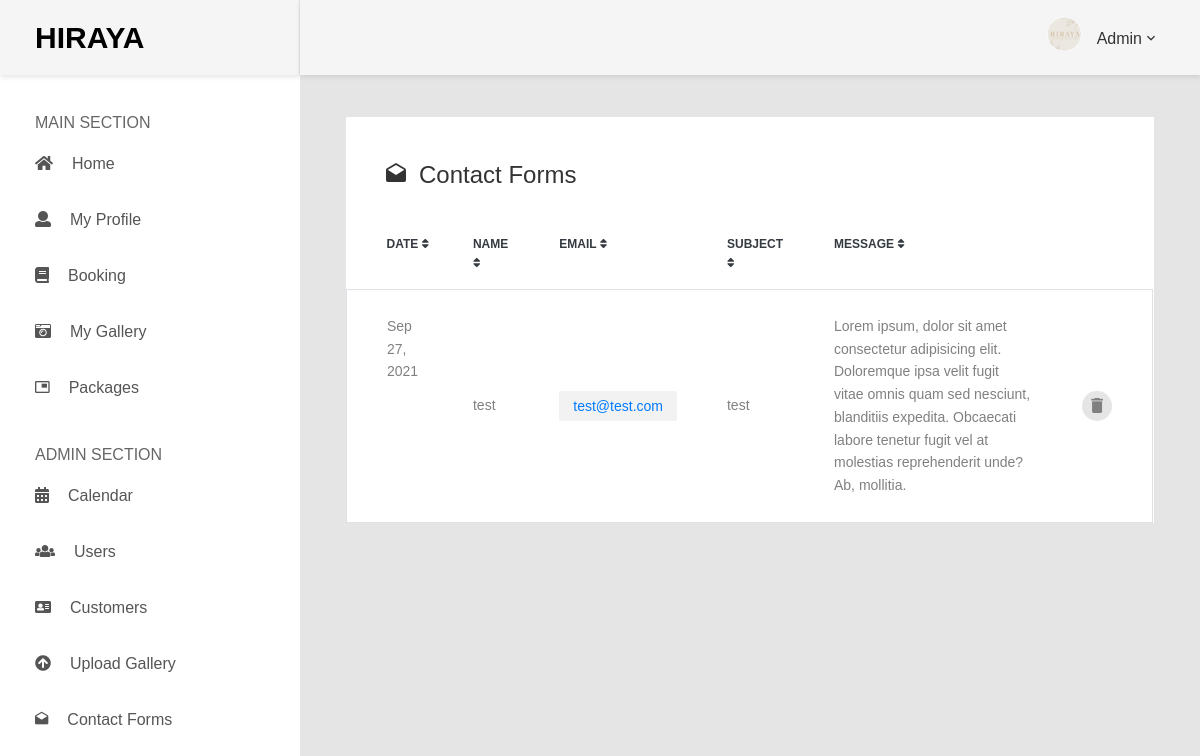
Page /contact-forms.php (signed in) on the committed database.
### tables this page shows
CREATE TABLE `contact_forms` (
  `contact_id` int(11) NOT NULL,
  `name` varchar(100) NOT NULL,
  `email` varchar(100) NOT NULL,
  `subject` varchar(100) NOT NULL,
  `message` varchar(225) NOT NULL,
  `date_created` timestamp NOT NULL DEFAULT current_timestamp(),
  `date_updated` timestamp NOT NULL DEFAULT current_timestamp() ON UPDATE current_timestamp()
);

### contact-forms.php (the view, shortened to what this page needs)
<?php
    require('server.php');
    $sort = "ASC";
    $column = "date_created";
    $query = "SELECT * FROM contact_forms ORDER BY $column $sort";
    $sql = mysqli_query($connection, $query);
?>
<!DOCTYPE html>
<html lang="en">
<head>
    <link href="css/font-face.css" rel="stylesheet" media="all">
    <link href="dashboardassets/vendor/" rel="stylesheet" media="all">
    <link href="dashboardassets/vendor/font-awesome-5/css/fontawesome-all.min.css" rel="stylesheet" media="all">
    <link href="dashboardassets/vendor/mdi-font/css/material-design-iconic-font.min.css" rel="stylesheet" media="all">
    <link href="dashboardassets/vendor/bootstrap-4.1/bootstrap.min.css" rel="stylesheet" media="all">
    <link href="dashboardassets/vendor/animsition/animsition.min.css" rel="stylesheet" media="all">
    <link href="dashboardassets/vendor/bootstrap-progressbar/bootstrap-progressbar-3.3.4.min.css" rel="stylesheet" media="all">
    <link href="dashboardassets/vendor/wow/animate.css" rel="stylesheet" media="all">
    <link href="dashboardassets/vendor/css-hamburgers/hamburgers.min.css" rel="stylesheet" media="all">
    <link href="dashboardassets/vendor/slick/slick.css" rel="stylesheet" media="all">
    <link href="dashboardassets/vendor/select2/select2.min.css" rel="stylesheet" media="all">
    <link href="dashboardassets/vendor/perfect-scrollbar/perfect-scrollbar.css" rel="stylesheet" media="all">
    <link href="dashboardassets/css/theme.css" rel="stylesheet" media="all">
</head>
<body>
    <div class="page-wrapper">
        <?php include '_sidebar.php'; ?>
        <div class="page-container">
        <?php include '_headerDesktop.php'; ?>
        <div class="main-content">
            <div class="section__content section__content--p30">
                <div class="container-fluid">
                    <div class="row">
                        <div class="col-md-12">
                            <div class="user-data table-responsive table-responsive-data2">
                                <h3 class="title-3 m-b-30">
                                            <i class="zmdi zmdi-email-open"></i>Contact Forms</h3>
                                <table class="table table-data2">
                                    <thead>
                                        <tr>
                                            <th><a class="text-dark" href="?column=date_created&sort=<?php echo $sort ?>"> Date <i class="fas fa-sort"></i></a></th>
                                            <th><a class="text-dark" href="?column=name&sort=<?php echo $sort ?>"> Name <i class="fas fa-sort"></i></a></th>
                                            <th><a class="text-dark" href="?column=email&sort=<?php echo $sort ?>"> Email <i class="fas fa-sort"></i></a></th>
                                            <th><a class="text-dark" href="?column=subject&sort=<?php echo $sort ?>"> Subject <i class="fas fa-sort"></i></a></th>
                                            <th><a class="text-dark" href="?column=message&sort=<?php echo $sort ?>"> Message <i class="fas fa-sort"></i></a></th>
                                            <th></th>
                                        </tr>
                                    </thead>
                                    <tbody>
                                        <?php while($row = mysqli_fetch_array($sql)) { ?>
                                        <tr class="border">
                                            <td class=""> <?php echo date("M d, Y", strtotime($row['date_created'])); ?> </td>
                                            <td class=""> <?php echo $row['name']; ?> </td>
                                            <td>
                                                <span class="block-email"> <a href = "mailto:<?php echo $row['email'];?>?subject=<?php echo $row['subject'];?>&body=">
                                                    <?php echo $row['email']; ?></a> </span>
                                            </td>
                                            <td class=""> <?php echo $row['subject']; ?> </td>
                                            <td class=""> <?php echo $row['message']; ?> </td>
                                            <td>
                                                <div class="table-data-feature">
                                                    <form class="pe-3" action="contact-forms.php" method="POST">
                                                        <button name="delete" class="item" data-toggle="tooltip" data-placement="top" title="Delete" onclick="return (confirm('Are you sure you want to delete?'));">
                                                            <i class="zmdi zmdi-delete"></i>
                                                        </button>
                                                    </form>
                                                </div>
                                            </td>
                                        </tr>
                                        <?php } ?>
                                    </tbody>
                                </table>
                            </div>
                        </div>
                    </div>
                </div>
            </div>
        </div>
        </div>
    </div>
</body>
</html>

### rows in the picture
contact_forms: date_created "Sep 27, 2021", name "test", email "test@test.com", subject "test", message "Lorem ipsum, dolor sit amet consectetur adipisicing elit. Doloremque ipsa velit fugit vitae omnis quam sed nesciunt, blanditiis expedita. Obcaecati labore tenetur fugit vel at molestias reprehenderit unde? Ab, mollitia."

### other values in the picture
$_SESSION['accessRole'] "Admin"
